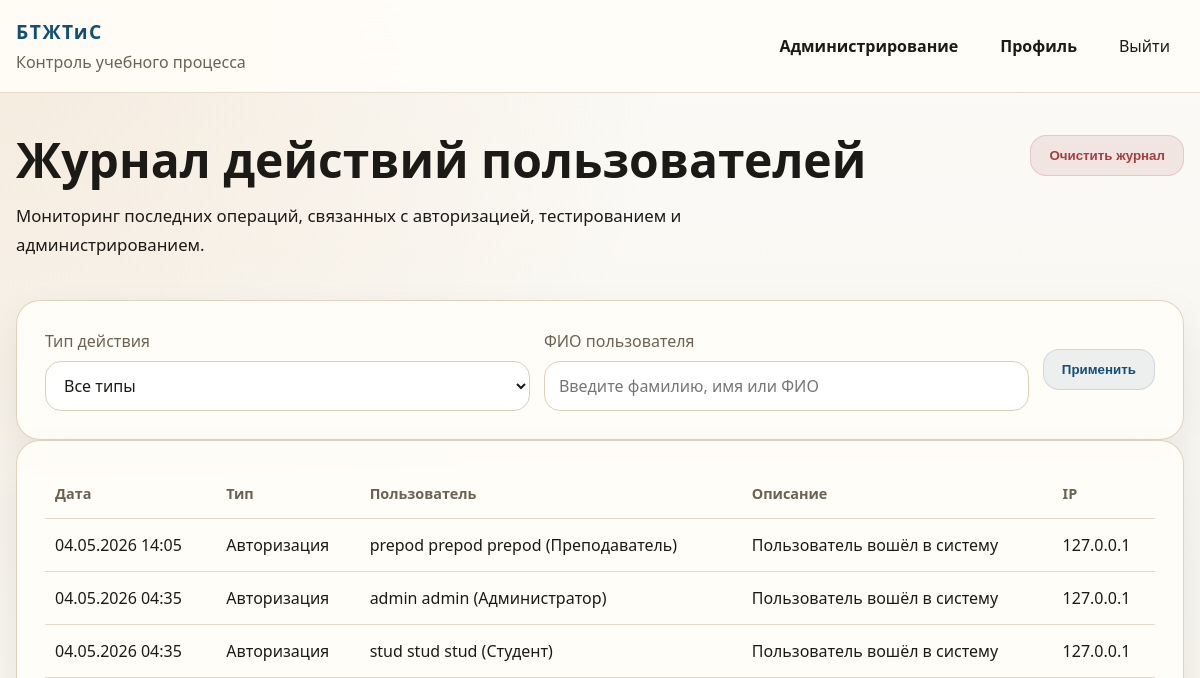
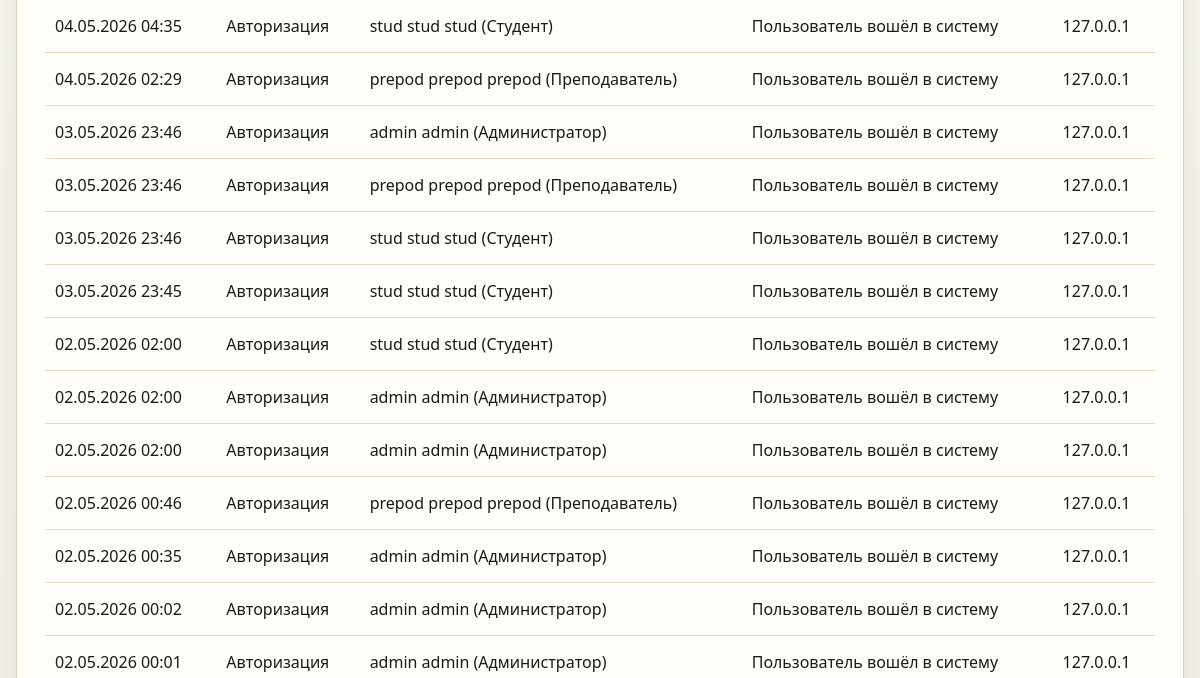
The page /admin-panel/logs/ (signed in, upper part) on the database as committed earlier (2 pictures, top to bottom).
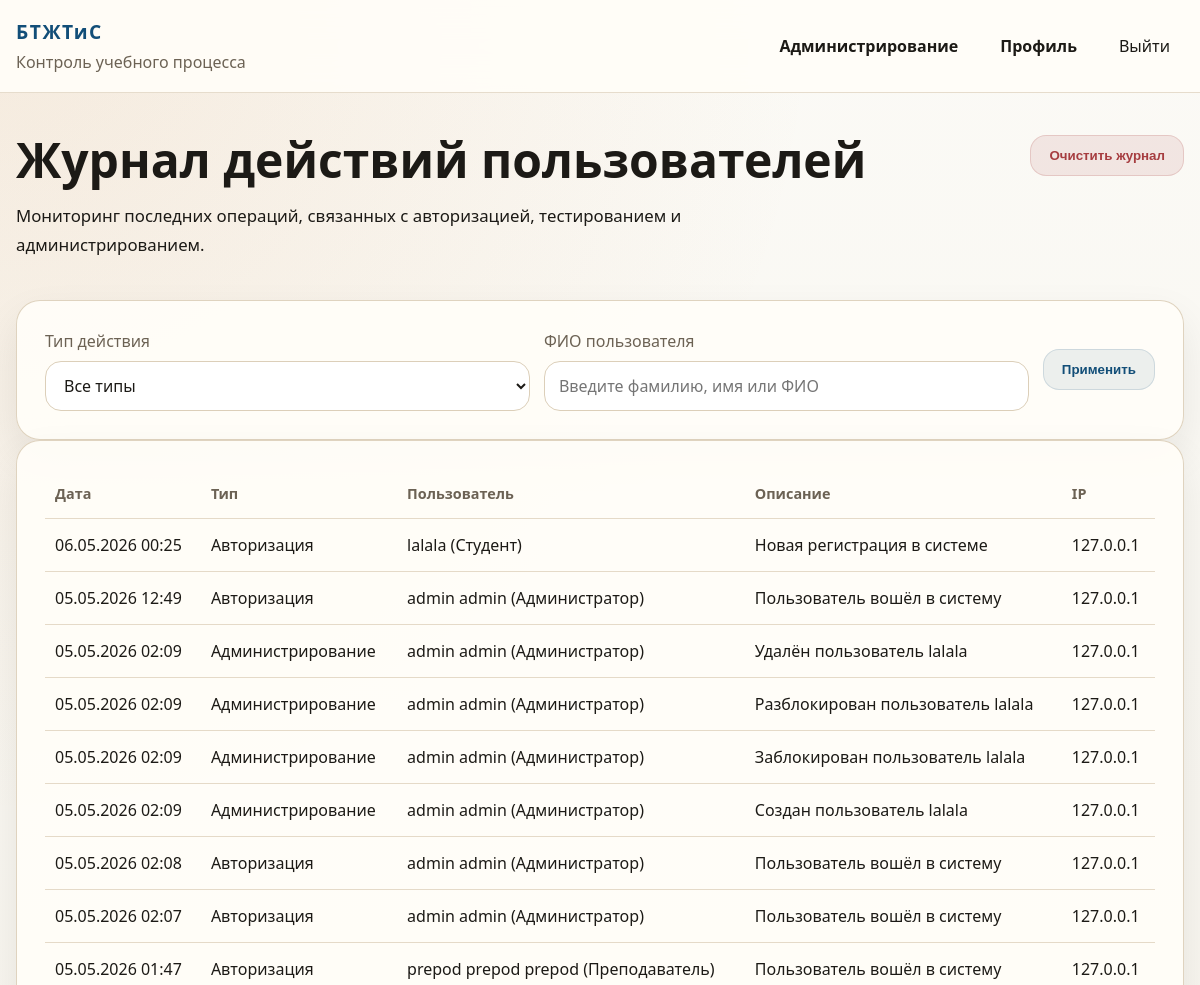
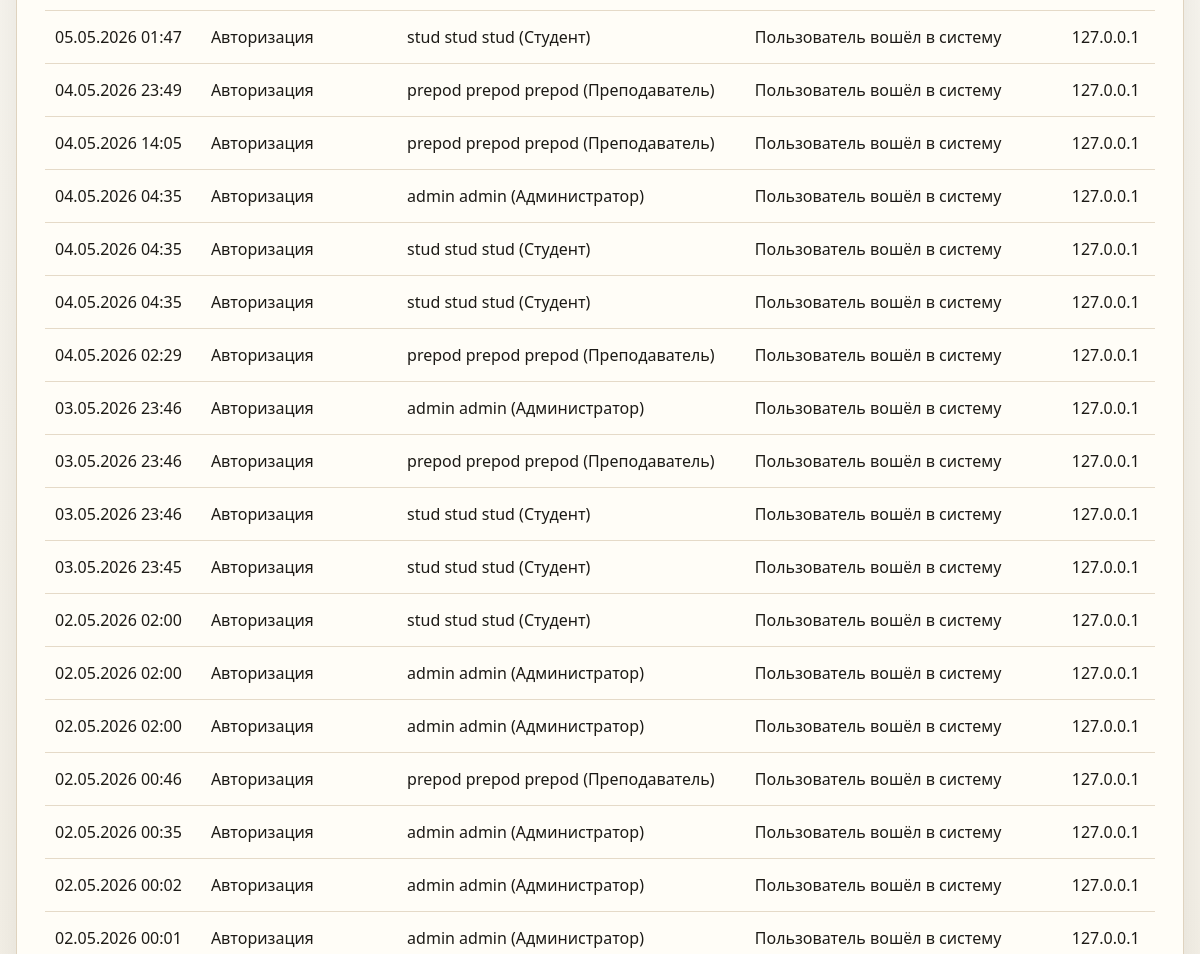
The same page on the database as committed later (2 pictures, top to bottom).
### education/models.py (models this page shows, shortened)
class ActivityLog(models.Model):
    class ActionType(models.TextChoices):
        AUTH = "auth", "Авторизация"
        PROFILE = "profile", "Профиль"
        TEST = "test", "Тест"
        ANALYTICS = "analytics", "Аналитика"
        ADMIN = "admin", "Администрирование"
    user = models.ForeignKey(
        settings.AUTH_USER_MODEL,
        on_delete=models.SET_NULL,
        blank=True,
        null=True,
        related_name="activity_logs",
        verbose_name="Пользователь",
    )
    action_type = models.CharField("Тип действия", max_length=20, choices=ActionType.choices)
    description = models.CharField("Описание", max_length=255)
    details = models.JSONField("Детали", blank=True, null=True)
    ip_address = models.GenericIPAddressField("IP-адрес", blank=True, null=True)
    created_at = models.DateTimeField("Дата и время", auto_now_add=True)
    class Meta:
        db_table = "logs"
        ordering = ["-created_at"]
        verbose_name = "Журнал действия"
        verbose_name_plural = "Журнал действий"

class User(AbstractUser):
    class Role(models.TextChoices):
        STUDENT = ROLE_STUDENT, "Студент"
        TEACHER = ROLE_TEACHER, "Преподаватель"
        ADMINISTRATOR = ROLE_ADMINISTRATOR, "Администратор"
    email = models.EmailField("Электронная почта", unique=True, blank=True, null=True)
    middle_name = models.CharField("Отчество", max_length=150, blank=True)
    phone = models.CharField("Телефон", max_length=32, blank=True)
    bio = models.TextField("О себе", blank=True)
    role = models.CharField(
        "Роль",
        max_length=20,
        choices=Role.choices,
        default=Role.STUDENT,
    )
    academic_group = models.ForeignKey(
        "AcademicGroup",
        on_delete=models.SET_NULL,
        related_name="students",
        blank=True,
        null=True,
        verbose_name="Учебная группа",
    )
    REQUIRED_FIELDS = ["first_name", "last_name"]
    objects = UserManager()
    class Meta:
        db_table = "users"
        ordering = ["last_name", "first_name", "username"]
        verbose_name = "Пользователь"
        verbose_name_plural = "Пользователи"
    @property
    def full_name(self):
        return " ".join(
            part for part in [self.last_name, self.first_name, self.middle_name] if part
        ) or self.username
    @property
    def is_administrator(self):
        return self.role == self.Role.ADMINISTRATOR or self.is_superuser
    def __str__(self):
        return f"{self.full_name} ({self.get_role_display()})"

### education/views.py (the view, shortened to what this page needs)
# urls.py: path("admin-panel/logs/", views.activity_logs, name="activity_logs"),
@role_required(User.Role.ADMINISTRATOR)
def activity_logs(request):
    logs = ActivityLog.objects.select_related("user").all()
    filter_form = ActivityLogFilterForm(request.GET or None)
    return render(
        request,
        "education/activity_logs.html",
        {"logs": logs[:150], "filter_form": filter_form},
    )

### education/forms.py
class ActivityLogFilterForm(StyledFormMixin, forms.Form):
    action_type = forms.ChoiceField(
        choices=[("", "Все типы")] + list(ActivityLog.ActionType.choices),
        required=False,
        label="Тип действия",
    )
    user_query = forms.CharField(
        required=False,
        label="ФИО пользователя",
        widget=forms.TextInput(
            attrs={
                "placeholder": "Введите фамилию, имя или ФИО",
            }
        ),
    )

### education/context_processors.py (called while the page is built)
def site_meta(request):
    view_name = getattr(getattr(request, "resolver_match", None), "view_name", "")
    meta = DEFAULT_META | ROUTE_META.get(view_name, {})
    meta["url"] = request.build_absolute_uri()
    meta["image"] = request.build_absolute_uri(static("education/img/og-cover.svg"))
    meta["og_title"] = meta["title"]
    return {
        "site_meta": meta,
        "current_view_name": view_name,
    }

### templates/education/activity_logs.html (shortened to what this page needs)
{% extends "base.html" %}
{% block content %}
<section class="section">
    <div class="container">
        <div class="page-head page-head-inline">
            <div>
                <h1>Журнал действий пользователей</h1>
                <p>Мониторинг последних операций, связанных с авторизацией, тестированием и администрированием.</p>
            </div>
            <div class="head-actions">
                <form method="post" action="{% url 'education:activity_logs_clear' %}" class="inline-form">
                <button type="submit" class="btn btn-danger" data-confirm-message="Очистить весь журнал действий?">
                        Очистить журнал
                    </button>
                </form>
            </div>
        </div>
        <section class="panel">
            <form method="get" class="filters-row">
                <div class="form-field">
                    <label for="{{ filter_form.action_type.id_for_label }}">{{ filter_form.action_type.label }}</label>
                    {{ filter_form.action_type }}
                </div>
                <div class="form-field grow-field">
                    <label for="{{ filter_form.user_query.id_for_label }}">{{ filter_form.user_query.label }}</label>
                    {{ filter_form.user_query }}
                </div>
                <div class="filters-actions">
                    <button type="submit" class="btn btn-secondary">Применить</button>
                </div>
            </form>
        </section>
        <section class="panel">
            <div class="table-wrap">
                <table class="data-table">
                    <thead>
                        <tr>
                            <th>Дата</th>
                            <th>Тип</th>
                            <th>Пользователь</th>
                            <th>Описание</th>
                            <th>IP</th>
                        </tr>
                    </thead>
                    <tbody>
                        {% for log in logs %}
                            <tr>
                                <td>{{ log.created_at|date:"d.m.Y H:i" }}</td>
                                <td>{{ log.get_action_type_display }}</td>
                                <td>{{ log.user|default:"Система" }}</td>
                                <td>{{ log.description }}</td>
                                <td>{{ log.ip_address|default:"-" }}</td>
                            </tr>
                        {% empty %}
                            <tr>
                                <td colspan="5">Записей пока нет.</td>
                            </tr>
                        {% endfor %}
                    </tbody>
                </table>
            </div>
        </section>
    </div>
</section>
{% endblock %}

Rows that differ between the two databases and show on the page:
added ActivityLog: created_at "06.05.2026 00:25", action_type "Авторизация", user "lalala (Студент)", description "Новая регистрация в системе", ip_address "127.0.0.1"
added ActivityLog: created_at "05.05.2026 12:49", action_type "Авторизация", user "admin admin (Администратор)", description "Пользователь вошёл в систему", ip_address "127.0.0.1"
added ActivityLog: created_at "05.05.2026 02:09", action_type "Администрирование", user "admin admin (Администратор)", description "Удалён пользователь lalala", ip_address "127.0.0.1"
added ActivityLog: created_at "05.05.2026 02:09", action_type "Администрирование", user "admin admin (Администратор)", description "Разблокирован пользователь lalala", ip_address "127.0.0.1"
added ActivityLog: created_at "05.05.2026 02:09", action_type "Администрирование", user "admin admin (Администратор)", description "Заблокирован пользователь lalala", ip_address "127.0.0.1"
added ActivityLog: created_at "05.05.2026 02:09", action_type "Администрирование", user "admin admin (Администратор)", description "Создан пользователь lalala", ip_address "127.0.0.1"
added ActivityLog: created_at "05.05.2026 02:08", action_type "Авторизация", user "admin admin (Администратор)", description "Пользователь вошёл в систему", ip_address "127.0.0.1"
added ActivityLog: created_at "05.05.2026 02:07", action_type "Авторизация", user "admin admin (Администратор)", description "Пользователь вошёл в систему", ip_address "127.0.0.1"
added ActivityLog: created_at "05.05.2026 01:47", action_type "Авторизация", user "prepod prepod prepod (Преподаватель)", description "Пользователь вошёл в систему", ip_address "127.0.0.1"
added ActivityLog: created_at "05.05.2026 01:47", action_type "Авторизация", user "stud stud stud (Студент)", description "Пользователь вошёл в систему", ip_address "127.0.0.1"
added ActivityLog: created_at "04.05.2026 23:49", action_type "Авторизация", user "prepod prepod prepod (Преподаватель)", description "Пользователь вошёл в систему", ip_address "127.0.0.1"
